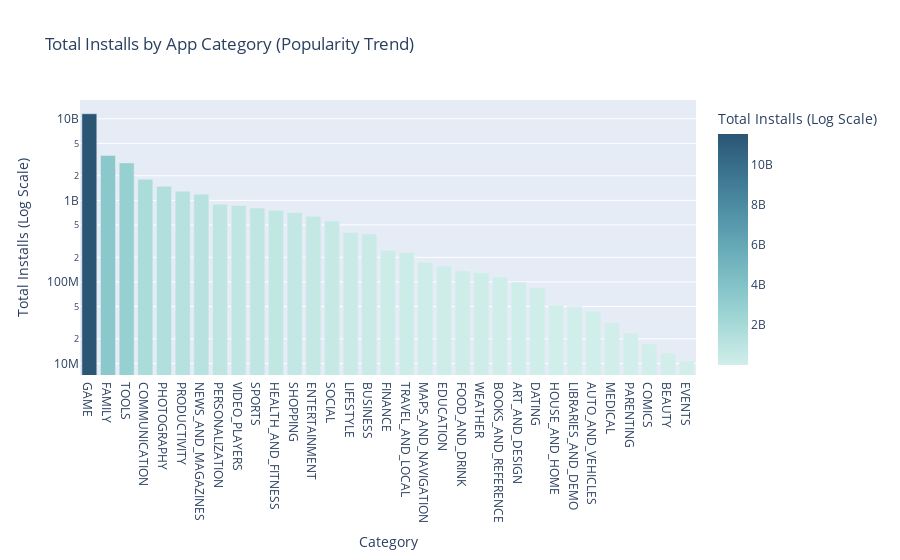

Source (notebook cell):
### Code cell
#Installs (Popularity) by Category
category_installs = df.groupby('Category')['Installs'].sum().reset_index()

fig_installs = px.bar(
    category_installs.sort_values('Installs', ascending=False), 
    x='Category', 
    y='Installs', 
    title='Total Installs by App Category (Popularity Trend)',
    log_y=True, # Use log scale to show wide install range clearly (Skill Enhancement: Appropriate scaling)
    labels={'Installs': 'Total Installs (Log Scale)'},
    color='Installs',
    color_continuous_scale=px.colors.sequential.Teal
)
fig_installs.update_layout(xaxis={'categoryorder':'total descending'})
fig_installs.show()
#

### Figure 1 — Plotly figure (JSON) as saved in the notebook; plotly's stock layout.template omitted (floating-point values rounded to 4 significant figures)
{"data": [{"alignmentgroup": "True", "hovertemplate": "Category=%{x}<br>Total Installs (Log Scale)=%{marker.color}<extra></extra>", "legendgroup": "", "marker": {"color": [11532352717, 3552661580, 2879553500, 1817915530, 1493893130, 1296302080, 1190900550, 895131930, 866662200, 806311465, 756456220, 710731540, 637960000, 558240475, 404519120, 386282920, 244587300, 228638300, 174015560, 157202000, 136467750, 129296500, 114784155, 99228100, 84592410, 51482000, 49983000, 43769800, 31550176, 23566010, 17431100, 13416200, 10648400], "coloraxis": "coloraxis", "pattern": {"shape": ""}}, "name": "", "offsetgroup": "", "orientation": "v", "showlegend": false, "textposition": "auto", "type": "bar", "x": ["GAME", "FAMILY", "TOOLS", "COMMUNICATION", "PHOTOGRAPHY", "PRODUCTIVITY", "NEWS_AND_MAGAZINES", "PERSONALIZATION", "VIDEO_PLAYERS", "SPORTS", "HEALTH_AND_FITNESS", "SHOPPING", "ENTERTAINMENT", "SOCIAL", "LIFESTYLE", "BUSINESS", "FINANCE", "TRAVEL_AND_LOCAL", "MAPS_AND_NAVIGATION", "EDUCATION", "FOOD_AND_DRINK", "WEATHER", "BOOKS_AND_REFERENCE", "ART_AND_DESIGN", "DATING", "HOUSE_AND_HOME", "LIBRARIES_AND_DEMO", "AUTO_AND_VEHICLES", "MEDICAL", "PARENTING", "COMICS", "BEAUTY", "EVENTS"], "xaxis": "x", "y": [11532352717, 3552661580, 2879553500, 1817915530, 1493893130, 1296302080, 1190900550, 895131930, 866662200, 806311465, 756456220, 710731540, 637960000, 558240475, 404519120, 386282920, 244587300, 228638300, 174015560, 157202000, 136467750, 129296500, 114784155, 99228100, 84592410, 51482000, 49983000, 43769800, 31550176, 23566010, 17431100, 13416200, 10648400], "yaxis": "y"}], "layout": {"autosize": true, "barmode": "relative", "coloraxis": {"colorbar": {"title": {"text": "Total Installs (Log Scale)"}}, "colorscale": [[0, "rgb(209, 238, 234)"], [0.1667, "rgb(168, 219, 217)"], [0.3333, "rgb(133, 196, 201)"], [0.5, "rgb(104, 171, 184)"], [0.6667, "rgb(79, 144, 166)"], [0.8333, "rgb(59, 115, 143)"], [1, "rgb(42, 86, 116)"]]}, "legend": {"tracegroupgap": 0}, "title": {"text": "Total Installs by App Category (Popularity Trend)"}, "xaxis": {"anchor": "y", "autorange": true, "categoryorder": "total descending", "domain": [0, 1], "range": [-0.5, 32.5], "title": {"text": "Category"}, "type": "category"}, "yaxis": {"anchor": "x", "autorange": true, "domain": [0, 1], "range": [6.859, 10.23], "title": {"text": "Total Installs (Log Scale)"}, "type": "log"}}}
